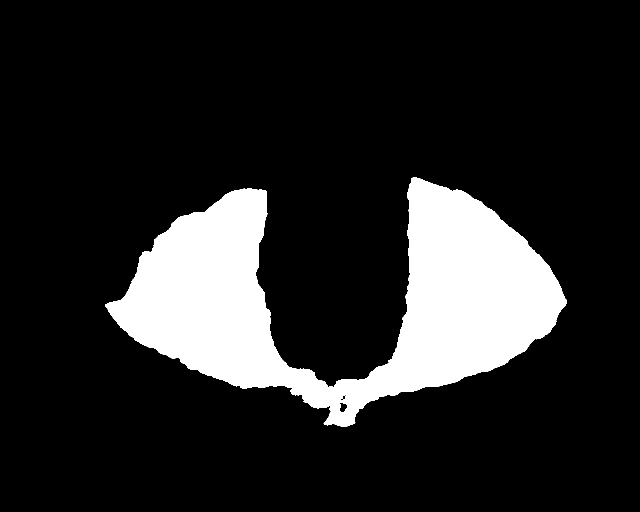
#> input picture FEC-Net/NECFS/training/mask/0001_training_mask.gif, 1280 x 1024 px, found by its file name (shown at 1/2 size); its folder holds only this picture in this run
$ python shujujitongyidaxiao.py   (older library calls are emulated)
#> lines starting #> are read from the running program, lines starting #| are printed output that depends on the picture; after the words box and inside, x2 and y2 are one past the last pixel; in counts of white or black regions, pixels touching at a corner belong together
from PIL import Image
import os

def resize_images(input_folder, output_folder, target_size=(1024, 768), fill_color=(0, 0, 0)):
#> called with target_size = (1024, 768), fill_color = (0, 0, 0)
    if not os.path.exists(output_folder):
        os.makedirs(output_folder)

    for filename in os.listdir(input_folder):
        input_path = os.path.join(input_folder, filename)
        output_path = os.path.join(output_folder, filename)

        if os.path.isfile(input_path):
            try:
                # 打开图像文件
                img = Image.open(input_path)
#> img is the input picture: PIL image 1280x1024 L; 15.1% white; 1 white region, box (x1, y1, x2, y2) and area: (210, 354, 1134, 854) 198074

                # 创建一个新的图像对象，以指定的尺寸和颜色填充
                new_img = Image.new("RGB", target_size, fill_color)
#> new_img: PIL image 1024x768 RGB; every value is 0

                # 计算缩放比例
                width_ratio = target_size[0] / img.width
#> width_ratio = 0.8
                height_ratio = target_size[1] / img.height
#> height_ratio = 0.75
                min_ratio = min(width_ratio, height_ratio)
#> min_ratio = 0.75

                # 计算缩放后的新尺寸
                new_width = int(img.width * min_ratio)
#> new_width = 960
                new_height = int(img.height * min_ratio)
#> new_height = 768

                # 计算粘贴位置
                paste_position = ((target_size[0] - new_width) // 2, (target_size[1] - new_height) // 2)
#> paste_position = (32, 0)

                # 缩放并粘贴图像
                img = img.resize((new_width, new_height), Image.ANTIALIAS)
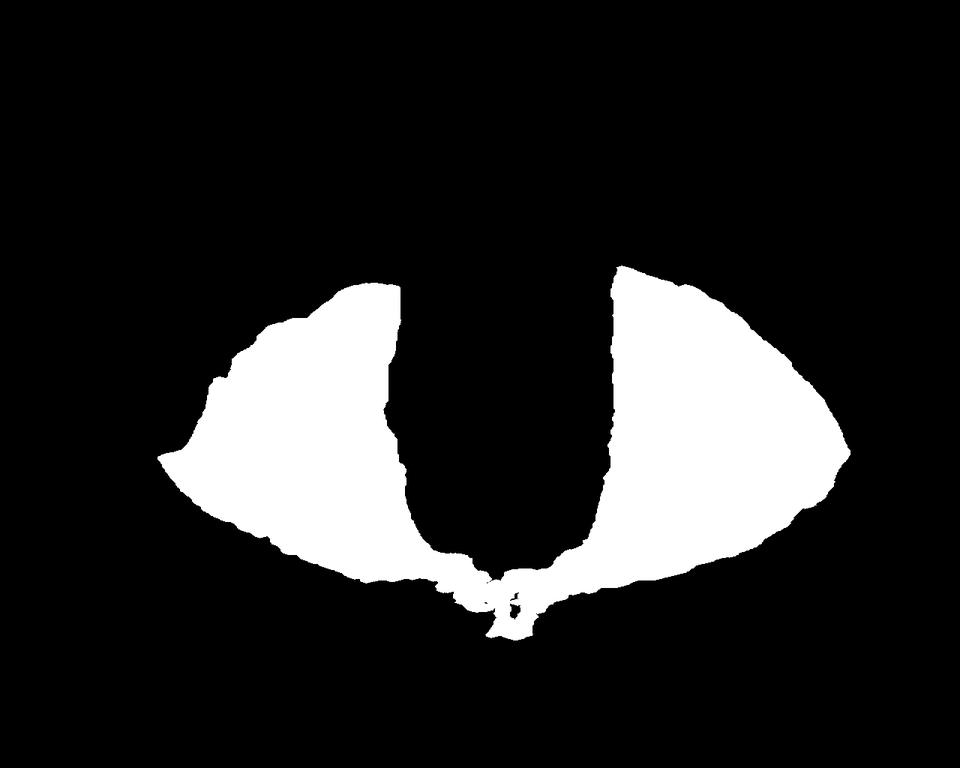
#> img: PIL image 960x768 L; min 0, max 255, mean 38.5
                new_img.paste(img, paste_position)
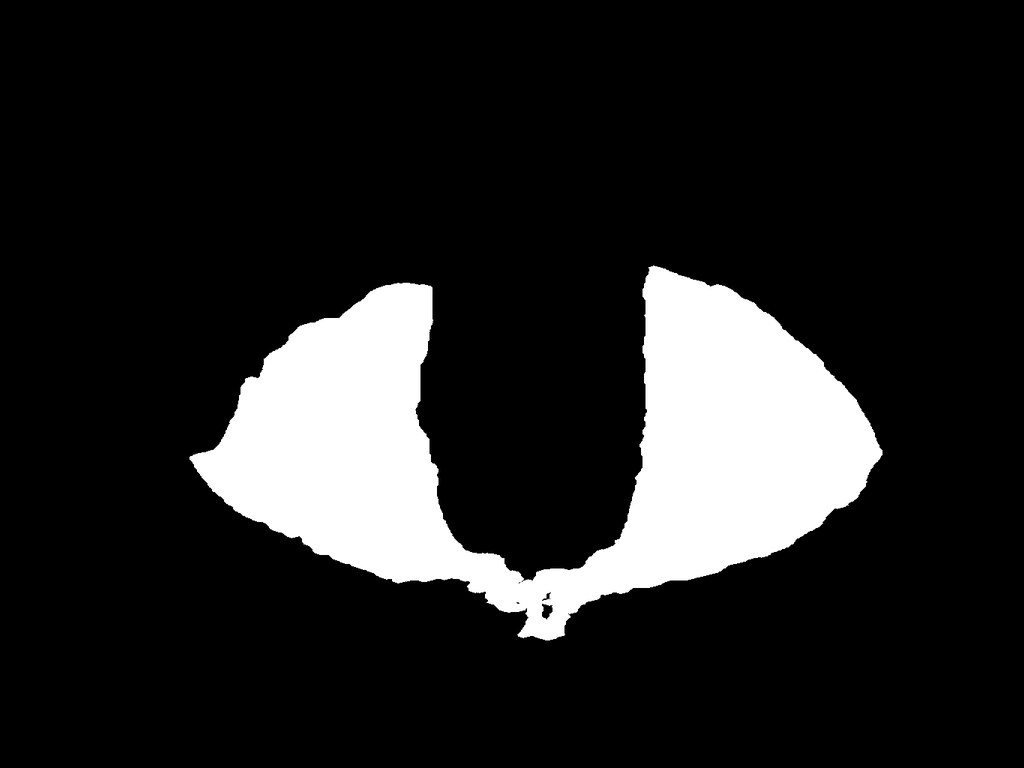
#> new_img: PIL image 1024x768 RGB; min 0, max 255, mean 36.1

                # 保存结果图像
                new_img.save(output_path)

                print(f"图片 {filename} 处理完成")

            except Exception as e:
                print(f"处理图片 {filename} 时出现错误: {str(e)}")

# 指定输入和输出文件夹
input_folder = "D:\\Unet\\unet\\BoWFireDataset\\training\\mask"
output_folder = "D:\\Unet\\unet\\BoWFireDataset\\training\\re_mask"

# 执行图片转换
resize_images(input_folder, output_folder)
